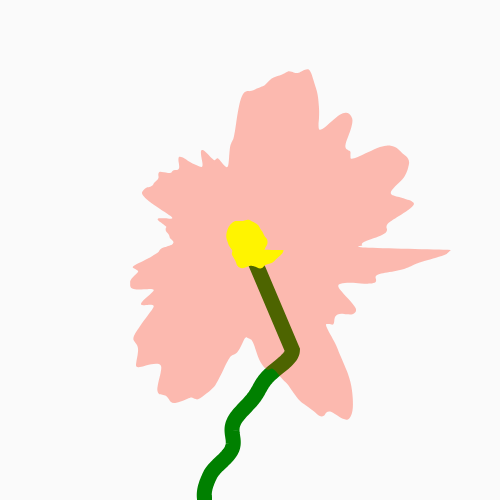
Frame 1 (no input)
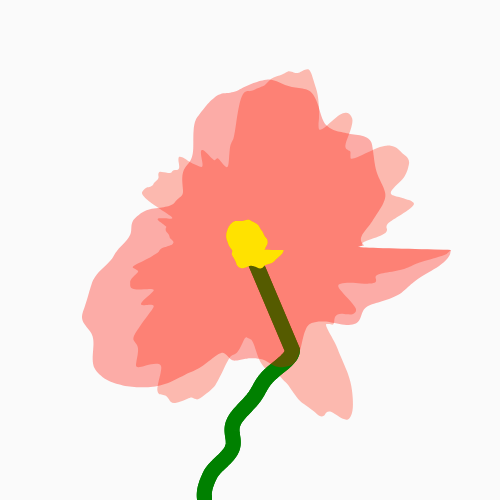
Frame 2 (the mouse pressed at the canvas centre, redrawn once)

The p5.js sketch that drew these frames (run headless with seeded random() and noise() and a simulated clock; the mouse was pressed at the canvas centre and the sketch redrawn once):

// p5.js sketch
// ── sketch.js
var inc = 0.005;
var start = 0;

var t;

function setup() {
  createCanvas(500, 500);
  background(250);
  noStroke();
  t = 0;
}

function draw() {

  var xoff = start;
  stroke(0, 128, 0);
  strokeWeight(15);

  beginShape();

  vertex(width/2, height/2);

    for (var yl = 350; yl < width; yl++) {

      noFill();

      var xl = noise(xoff) * height/2 + height/4;
      vertex(xl, yl);

      xoff += inc;

  }

  endShape();

  fill(255, random(0, 50), 0, random(30, 255));
  noStroke();

  translate(width/2, height/2);
  beginShape();

  var r = random(0.01, 0.05);
  var r2 = random(0.001, 0.01);

  for (var i = 0; i < 300; i++) {

    var ang = map(i, 0, 300, 0, TWO_PI);
    var rad = 300 * noise(i * r, t * r2);

    var x = rad * cos(ang);
    var y = rad * sin(ang);

    curveVertex(x, y);

  }
  endShape(CLOSE);

  fill(255, random(200, 255), 0);

  beginShape();
  for (var j = 0; j < 300; j++) {
    var ang = map(j, 0, 300, 0, TWO_PI);
    var rad = 50 * noise(j * 0.01, t * 0.001);
    var x = rad * cos(ang);
    var y = rad * sin(ang);
    curveVertex(x, y);
  }
  endShape(CLOSE);

  t += 1;

  noLoop();

}

function mousePressed() {
  
}
